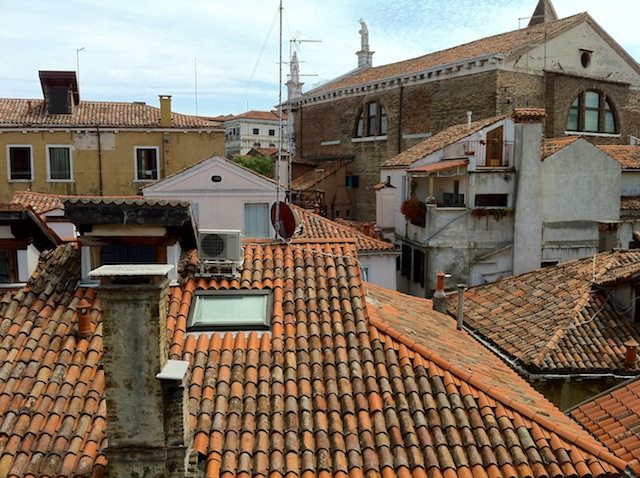
%> input picture Week 5/roofs1.jpg, 640 x 478 px
$ octave Q2_surf.m   (GNU Octave 9; MATLAB toolbox functions it lacks are replaced by stand-ins)
%> lines starting %> are read from the running program, lines starting %| are printed output that depends on the picture
%% Q2
close all;
clear;
clc;
set(0,'DefaultFigureWindowStyle','docked')

%% 2.1 detect surf
i1 = imread('roofs1.jpg');
%> i1 is the input picture: size 478x640x3 uint8; mean R, G, B 127.4, 113.1, 97.5
i2 = imread('roofs2.jpg');
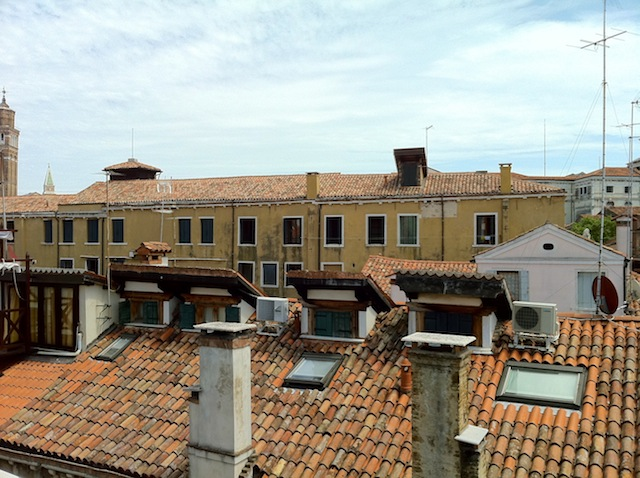
%> input picture Week 5/roofs2.jpg, 640 x 478 px
%> i2 is the input picture: size 478x640x3 uint8; mean R, G, B 153.6, 149.5, 137.4
i1gs = rgb2gray(i1);
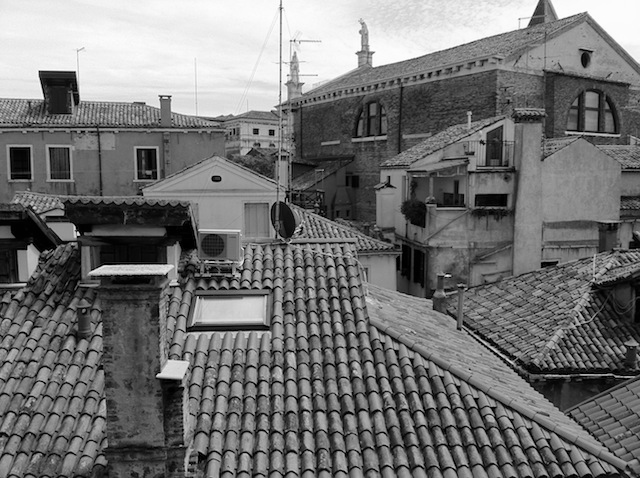
%> i1gs: size 478x640 uint8; min 0, max 255, mean 115.6
i2gs = rgb2gray(i2);
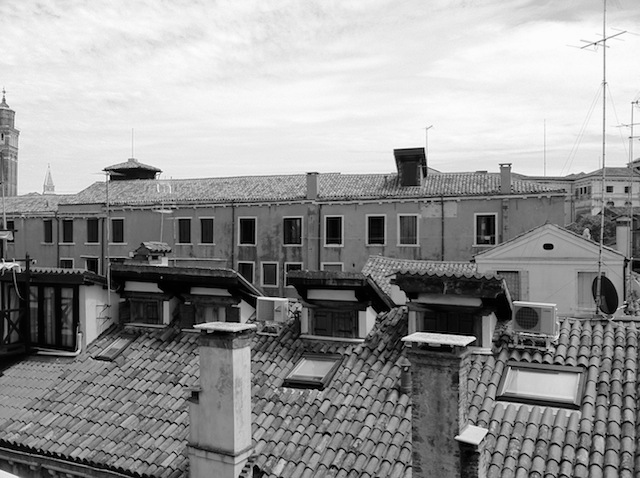
%> i2gs: size 478x640 uint8; min 0, max 255, mean 149.4

% gets corners
%> (the run ends here)
